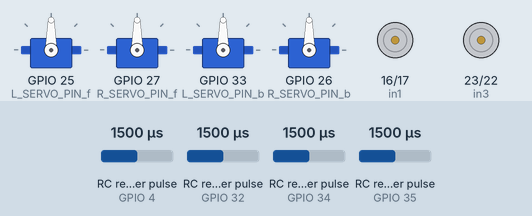
Simulated run of this sketch. Board: ESP32. On the bench: 4 × servo, motor-driver pin pairs drawn as motors (green arrow = first pin HIGH = forward, orange = second pin HIGH = backward, longer = more drive). Wiring (inferred from the names in the program): 4 × RC receiver channel: data GPIO 4 / data GPIO 32 / data GPIO 34 / data GPIO 35. Inputs (shaded band) come from the test bench; at power-on: RC receiver pulse (sensors on GPIO 4, GPIO 32, GPIO 34, GPIO 35) 1500 µs.

Above: at 1.2 s.
1.3 s: RC receiver pulse (sensor on GPIO 4) set to 1318 µs
2.8 s: RC receiver pulse (sensor on GPIO 4) set to 1282 µs
At 3.5 s:
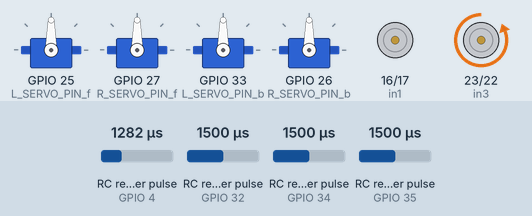
4.3 s: RC receiver pulse (sensor on GPIO 32) set to 1316 µs
5.8 s: RC receiver pulse (sensor on GPIO 32) set to 1285 µs
At 6.8 s:
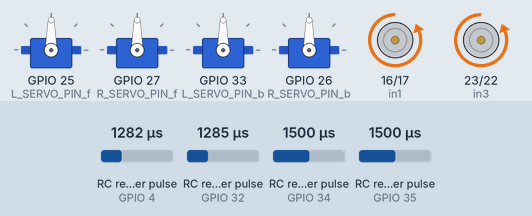
7.3 s: RC receiver pulse (sensor on GPIO 34) set to 1020 µs
At 7.9 s:
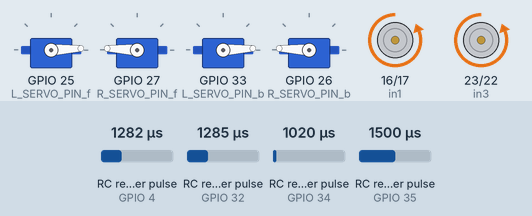
8.8 s: RC receiver pulse (sensor on GPIO 35) set to 1020 µs
At 10.3 s:
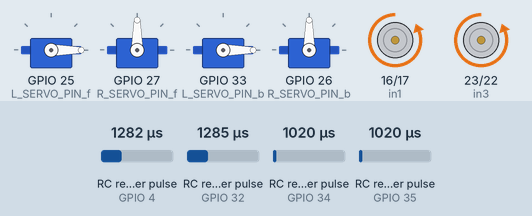
Timing chart, 0 to 11.3 s (numbered marks = the images above; inputs shaded):
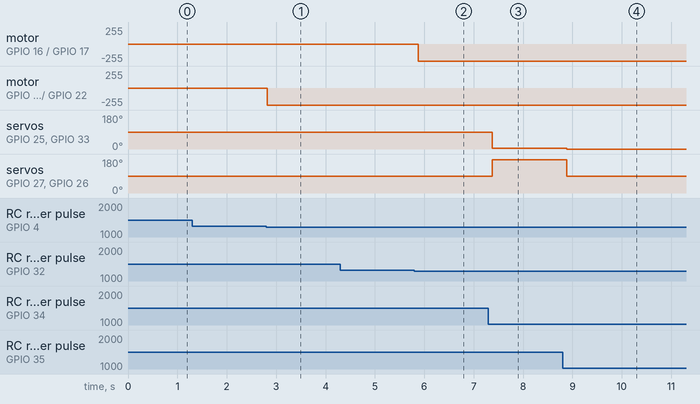

The sketch:

flysky_tout_2_actuateurs.ino
```cpp
#include <ESP32Servo.h>

// --- PIN DEFINITIONS ---
// Receiver Inputs
#define CH1_PIN 32
#define CH2_PIN 35      // Forward/Backward
#define CH4_PIN 34      // Left/Right
#define CH9_PIN 4       // 3-State Switch

// Motor Driver (Actuator) Pins
#define in1 16
#define in2 17
#define in3 23
#define in4 22

// Drive Servo Pins
#define L_SERVO_PIN_f 25
#define L_SERVO_PIN_b 33
#define R_SERVO_PIN_f 27
#define R_SERVO_PIN_b 26

// Continuous Servo + Limit Switches
//const int SERVOY_PIN = 23;
//const int LIMIT_SWITCH_MIN_PIN = 14;
//const int LIMIT_SWITCH_MAX_PIN = 13;

// --- OBJECTS & CONSTANTS ---
Servo leftServof, rightServof, leftServob, rightServob;
//Servo contServoY; // The 5th servo (Continuous)

// Calibration for Continuous Servo
const int CONT_STOP  = 95;  // Adjusted to 91 to stop the rightward creep
const int CONT_LEFT  = 70;
const int CONT_RIGHT = 120;

float speedMultiplier = 1.0;

// --- FUNCTIONS ---
int applyDeadband(int value, int threshold = 10) {
  return (abs(value) < threshold) ? 0 : value;
}

void stopMotors() {
  leftServof.write(90);
  rightServof.write(90);
  leftServob.write(90);
  rightServob.write(90);
}

void setup() {
  Serial.begin(115200);

  // Receiver & Switch Pins
  pinMode(CH1_PIN, INPUT);
  pinMode(CH2_PIN, INPUT);
  pinMode(CH4_PIN, INPUT);
  pinMode(CH9_PIN, INPUT);
  //pinMode(LIMIT_SWITCH_MIN_PIN, INPUT_PULLUP);
  //pinMode(LIMIT_SWITCH_MAX_PIN, INPUT_PULLUP);

  // Actuator Pins
  pinMode(in1, OUTPUT);
  pinMode(in2, OUTPUT);
  pinMode(in3, OUTPUT);
  pinMode(in4, OUTPUT);

  // Timer Allocation for ESP32
  ESP32PWM::allocateTimer(0);
  ESP32PWM::allocateTimer(1);
  ESP32PWM::allocateTimer(2);
  ESP32PWM::allocateTimer(3);

  // Attach Drive Servos
  leftServof.attach(L_SERVO_PIN_f, 1000, 2000);
  rightServof.attach(R_SERVO_PIN_f, 1000, 2000);
  leftServob.attach(L_SERVO_PIN_b, 1000, 2000);
  rightServob.attach(R_SERVO_PIN_b, 1000, 2000);

  // Attach Continuous Servo
  //contServoY.attach(SERVOY_PIN, 500, 2400);

  stopMotors();
  //contServoY.write(CONT_STOP);
}

void loop() {
  // 1. READ RC SIGNALS
  int ch1 = pulseIn(CH1_PIN, HIGH, 25000);
  int ch2 = pulseIn(CH2_PIN, HIGH, 25000);
  int ch4 = pulseIn(CH4_PIN, HIGH, 25000);
  int ch9 = pulseIn(CH9_PIN, HIGH, 25000); // 3-state switch

  // 2. READ LIMIT SWITCHES (LOW = Pressed)
  //bool minLimit = (digitalRead(LIMIT_SWITCH_MIN_PIN) == LOW);
  //bool maxLimit = (digitalRead(LIMIT_SWITCH_MAX_PIN) == LOW);

  // Failsafe: Stop all if radio signal is lost
  if (ch2 < 500 || ch2 > 2500) {
    stopMotors();
    //contServoY.write(CONT_STOP);
    return;
  }

  // 3. DRIVE SYSTEM (Differential Mixing)
  int x = map(ch2, 1000, 2000, -90, 90) * speedMultiplier;
  int y = map(ch4, 1000, 2000, -90, 90) * speedMultiplier;
  x = applyDeadband(x);
  y = applyDeadband(y);

  int leftSpeed = y + x;
  int rightSpeed = y - x;
  leftSpeed = constrain(leftSpeed, -90, 90);
  rightSpeed = constrain(rightSpeed, -90, 90);

  leftServof.write(90 + leftSpeed);
  rightServof.write(90 - rightSpeed);
  leftServob.write(90 + leftSpeed);
  rightServob.write(90 - rightSpeed);

  // 4. DC ACTUATOR (CH1)
  if (ch1 > 1700) {
    digitalWrite(in1, HIGH);
    digitalWrite(in2, LOW);
  } else if (ch1 < 1300 && ch1 > 500) {
    digitalWrite(in1, LOW);
    digitalWrite(in2, HIGH);
  } else {
    digitalWrite(in1, LOW);
    digitalWrite(in2, LOW);
  }

  // 5. DC ACTUATOR (CH9)
  if (ch9 > 1700 && ch9 < 2200) {
    digitalWrite(in3, HIGH);
    digitalWrite(in4, LOW);
  } else if (ch9 < 1300 && ch9 > 500) {
    digitalWrite(in3, LOW);
    digitalWrite(in4, HIGH);
  } else {
    digitalWrite(in3, LOW);
    digitalWrite(in4, LOW);
  }


  delay(20);
}
```

Measured:
- the behaviour switches between 1300 and 1299 µs on RC receiver pulse (sensor on GPIO 4) (found by bisection; images 0 and 1)
- the behaviour switches between 1300 and 1299 µs on RC receiver pulse (sensor on GPIO 32) (found by bisection; images 1 and 2)
- after the input at 1.3 s, every drawn part: stays the same
- after the input at 2.8 s, motor on GPIO 23 (in3) / GPIO 22 (in4): stopped → backward 255/255 at once
- after the input at 4.3 s, every drawn part: stays the same
- after the input at 5.8 s, motor on GPIO 16 (in1) / GPIO 17 (in2): stopped → backward 255/255 after 0.08 s
- after the input at 7.3 s, servo on GPIO 25 (L_SERVO_PIN_f), servo on GPIO 33 (L_SERVO_PIN_b): 90° → 3° after 0.08 s; servo on GPIO 27 (R_SERVO_PIN_f), servo on GPIO 26 (R_SERVO_PIN_b): 90° → 177° after 0.08 s
- after the input at 8.8 s, servo on GPIO 25 (L_SERVO_PIN_f), servo on GPIO 33 (L_SERVO_PIN_b): 3° → 0° after 0.08 s; servo on GPIO 27 (R_SERVO_PIN_f), servo on GPIO 26 (R_SERVO_PIN_b): 177° → 90° after 0.08 s
